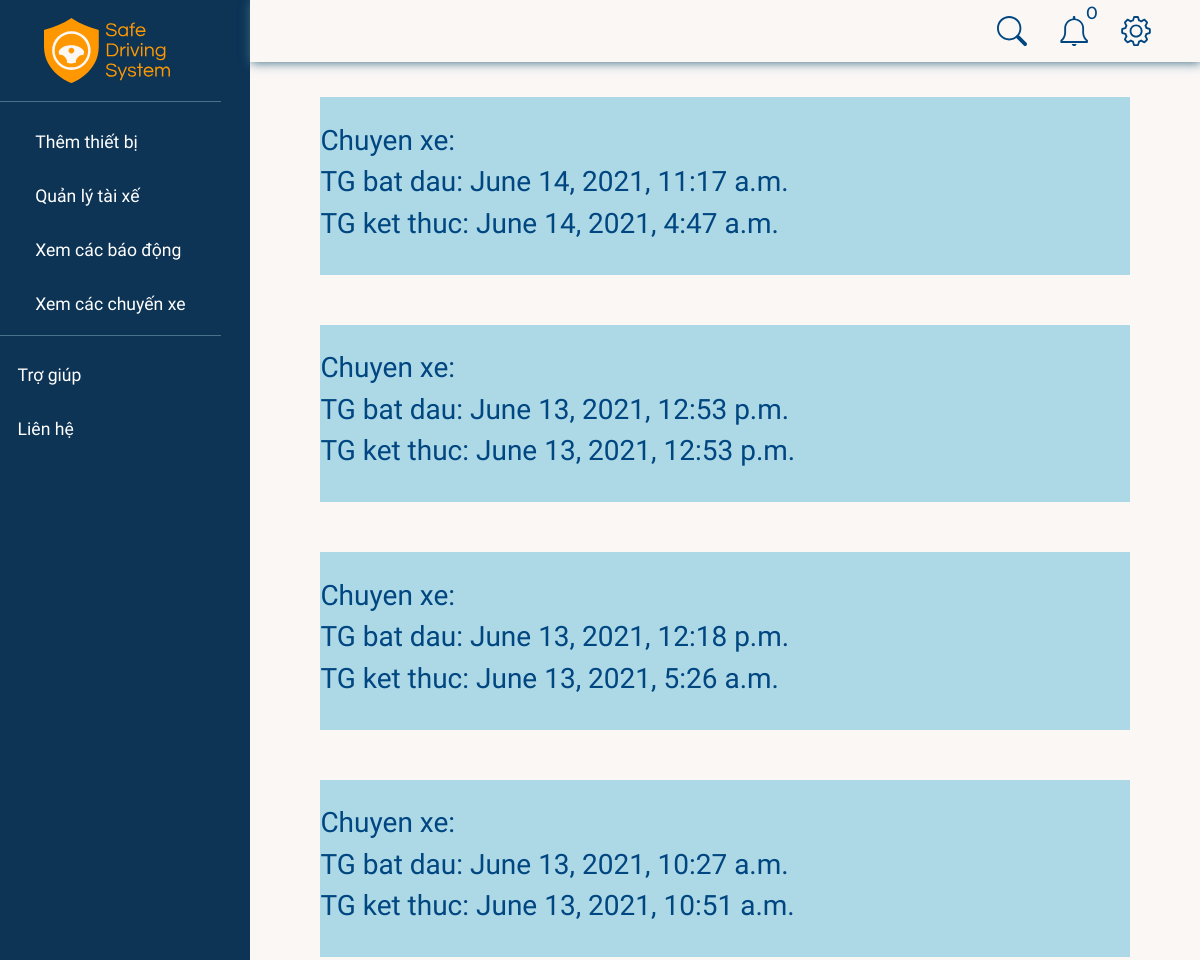
The page /car/1/ (signed in, upper part) on the database as committed earlier.
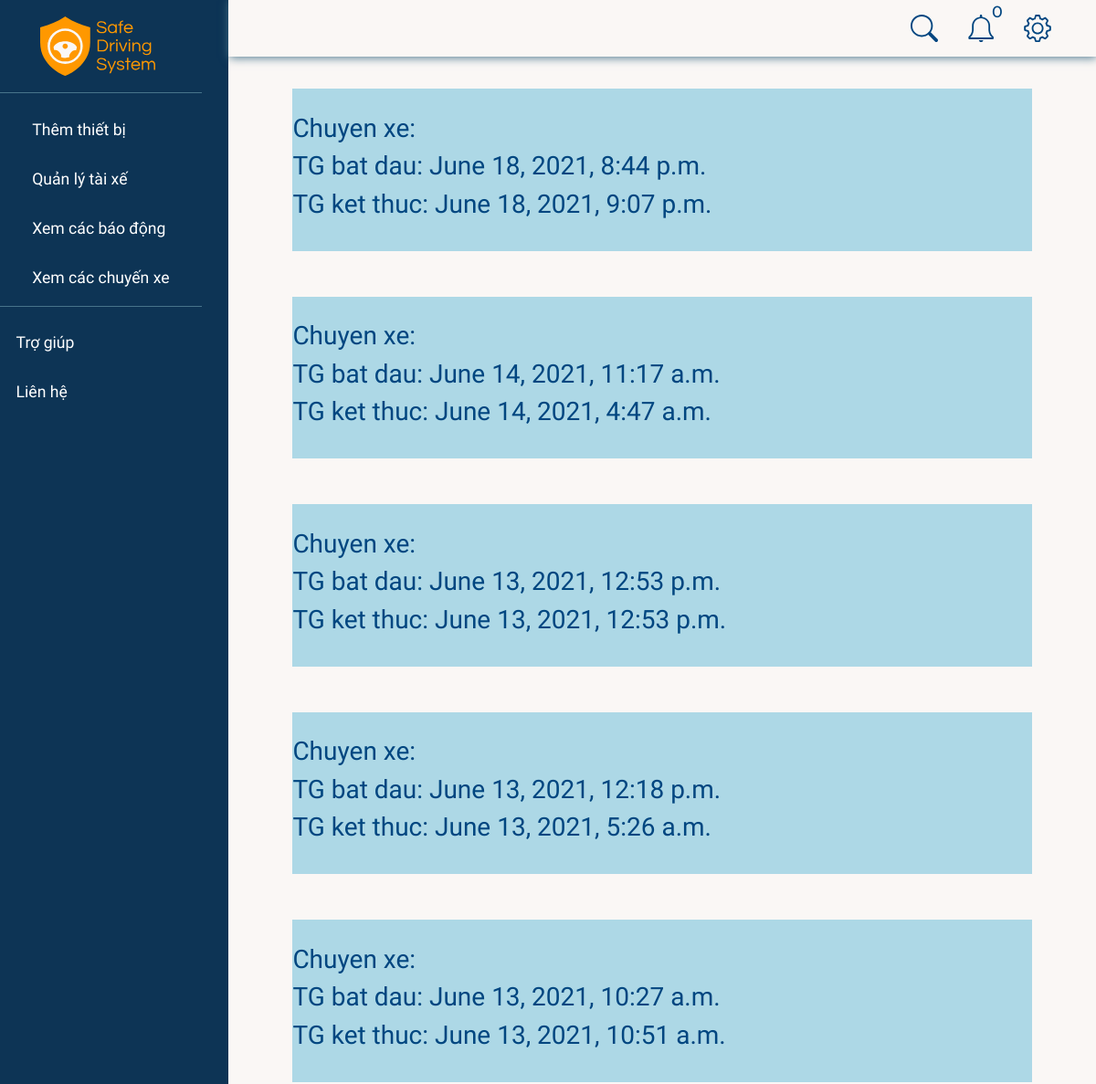
The same page on the database as committed later.
### realtime/models.py (models this page shows, shortened)
class Drive(models.Model):
    STATUS = (
        ("ongoing", "ongoing"),
        ("ended", "ended"),
    )
    device = models.ForeignKey(RaspDevice, null=True, on_delete=models.CASCADE)
    startTime = models.DateTimeField(null=True)
    status = models.CharField(max_length=20, choices=STATUS)
    endTime = models.DateTimeField(null=True)

### realtime/views.py (the view)
# urls.py: path("car/<str:id>/", views.carDrives, name="carDrives"),
def carDrives(request, id):
    company = request.user.profile.company
    car = Car.objects.get(id=id)
    drives = Drive.objects.filter(device__car=car).order_by('-startTime')
    lastestAlerts, unreadCounts = getNotifications(company)
    context = {'drs': drives, "notifications": lastestAlerts, "unreadNotis": unreadCounts}
    return render(request, "car.html", context)

### accounts/views.py (called while the page is built)
def getNotifications(company):
    lastestAlerts = Alert.objects.filter(drive__device__car__company=company).order_by('-timeOccured')[:5]
    unreadCounts = 0
    for alert in lastestAlerts:
        unreadCounts = (unreadCounts + 1) if not alert.isRead else unreadCounts
    return lastestAlerts, unreadCounts

### realtime/templates/car.html
{% extends 'base.html' %}
{% load static %}
{% block content %}
{% for drive in drs %}
<div
    style="
        {% if drive.endTime %}
        background: lightblue;
        {% else%}
        background: lightgreen;
        {% endif %}
        margin-bottom: 50px;"
    class="driver-container"
    {% if drive.endTime %}
    online="0"
    {% else%}
    online="1"
    {% endif %}
>
    <br>
    <h3>Chuyen xe: </h3>
    <h3>TG bat dau: {{ drive.startTime }}</h3>
    {% if drive.endTime %}
    <h3>TG ket thuc: {{ drive.endTime }}</h3>
    {% else %}
    <h3>Xe dang hoat dong</h3>
    {% endif %}
    <br>
</div>
{% endfor %}
{% endblock content %}

Rows that differ between the two databases and show on the page:
added Drive: startTime "June 18, 2021, 8:44 p.m.", endTime "June 18, 2021, 9:07 p.m."
